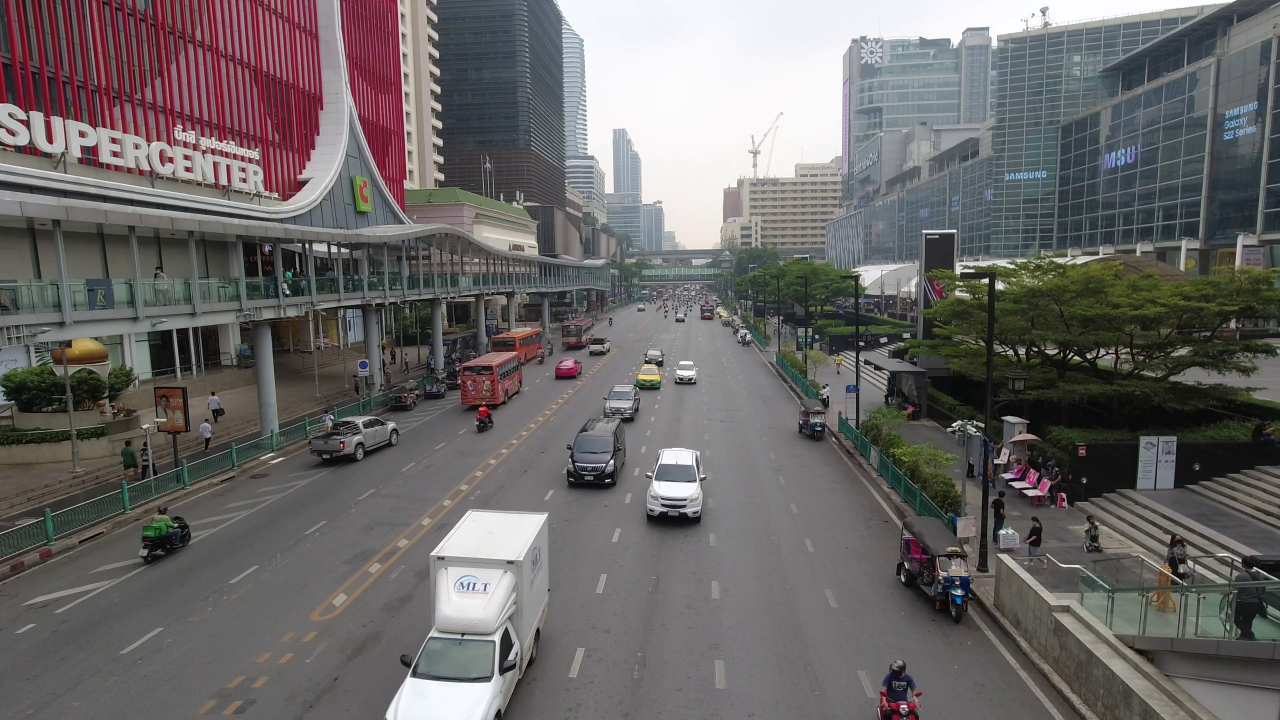
#> input picture frame_5s.jpg, 3840 x 2160 px (shown at 1/3 size)
$ python preprocessing.py --video ../frame_5s.jpg
#> lines starting #> are read from the running program, lines starting #| are printed output that depends on the picture; after the words box and inside, x2 and y2 are one past the last pixel; in counts of white or black regions, pixels touching at a corner belong together
"""Image Processing ก่อนส่งภาพให้ YOLO

1) CLAHE  - เพิ่มความคมชัดในส่วนมืด (เช่น วิดีโอกลางคืน) โดยไม่ทำให้ไฟหน้ารถจ้าขึ้น
2) ROI Mask - ทำให้พื้นที่นอกถนนเป็นสีดำ กันไม่ให้ตรวจจับคนบนทางเท้า

ทั้งสองแบบเปิด/ปิดได้ใน src/detection.py (--clahe / --roi) เพื่อทดลองเทียบผล
"""

import cv2
import numpy as np

# CLAHE: clip_limit ยิ่งสูง ความคมชัดยิ่งเพิ่ม แต่ Noise ก็เพิ่มด้วย, tile = จำนวนช่องที่แบ่งภาพ
DEFAULT_CLIP_LIMIT = 2.0
DEFAULT_TILE_GRID = (8, 8)

# ROI: จุดมุมของพื้นที่ถนน เป็นสัดส่วนของภาพ (x, y) เรียงตามเข็มนาฬิกา
# เลือกจากวิดีโอ cars-on-the-road-11668582.mp4 ให้ครอบถนนทั้งสองทิศ ไม่รวมทางเท้า
DEFAULT_ROI_POLYGON = [
    (0.000, 0.770),  # ซ้ายล่าง ตามแนวรั้วเขียวฝั่งซ้าย
    (0.478, 0.423),  # ซ้ายบน (ไกลกล้อง)
    (0.572, 0.423),  # ขวาบน (ไกลกล้อง)
    (0.768, 0.758),  # ตามแนวรั้วเขียวฝั่งขวา
    (0.842, 1.000),  # ขวาล่าง
    (0.000, 1.000),  # มุมซ้ายล่างของภาพ
]


def apply_clahe(frame, clip_limit=DEFAULT_CLIP_LIMIT, tile_grid=DEFAULT_TILE_GRID):
    """เพิ่มความคมชัดแบบ CLAHE โดยปรับเฉพาะช่องความสว่าง สีจึงไม่เพี้ยน

    แปลง BGR -> LAB (L = ความสว่าง, A/B = สี) แล้วทำ CLAHE กับ L อย่างเดียว
    ถ้าทำกับ B, G, R แยกกันทีละช่อง สีของภาพจะเพี้ยน
    """
    lab = cv2.cvtColor(frame, cv2.COLOR_BGR2LAB)
    l, a, b = cv2.split(lab)
    clahe = cv2.createCLAHE(clipLimit=clip_limit, tileGridSize=tile_grid)
    l = clahe.apply(l)
    return cv2.cvtColor(cv2.merge((l, a, b)), cv2.COLOR_LAB2BGR)


def roi_points(width, height, polygon=DEFAULT_ROI_POLYGON):
    """จุดมุม ROI เป็นพิกเซล สำหรับวาดเส้นขอบบนภาพ"""
    return np.array([(int(x * width), int(y * height)) for x, y in polygon], dtype=np.int32)


def make_roi_mask(width, height, polygon=DEFAULT_ROI_POLYGON, exclude_polygons=()):
    """สร้างหน้ากากขาวดำขนาดเท่าภาพ: พื้นที่ที่ให้โมเดลดู = 255 (ขาว), พื้นที่ที่ไม่สนใจ = 0 (ดำ)

    polygon = พื้นที่ถนนที่ให้ดู (None = ดูทั้งภาพ)
    exclude_polygons = พื้นที่ที่ผู้ใช้วาดให้ไม่สนใจ (ถมดำทับ) วาดได้หลายพื้นที่
    """
    if polygon is None:
        mask = np.full((height, width), 255, dtype=np.uint8)
    else:
        mask = np.zeros((height, width), dtype=np.uint8)
        cv2.fillPoly(mask, [roi_points(width, height, polygon)], 255)
    for poly in exclude_polygons:
        cv2.fillPoly(mask, [roi_points(width, height, poly)], 0)
    return mask


def apply_roi(frame, mask):
    """เก็บเฉพาะพิกเซลในพื้นที่ที่ให้ดู ส่วนอื่นกลายเป็นสีดำ (bitwise AND กับหน้ากาก)"""
    return cv2.bitwise_and(frame, frame, mask=mask)


def shade_outside(frame, mask, strength=0.6):
    """ทำให้พื้นที่ที่ไม่สนใจมืดลงแบบโปร่งแสง ใช้แสดงผลให้คนดู (โมเดลยังได้ภาพดำทึบ)"""
    shaded = frame.copy()
    outside = mask == 0
    shaded[outside] = (frame[outside] * (1 - strength)).astype(np.uint8)
    return shaded


def mean_brightness(frame):
    """ค่าความสว่างเฉลี่ย (ช่อง L ของ LAB, 0-255) ใช้แนะนำว่าควรเปิด CLAHE ไหม"""
    return float(cv2.cvtColor(frame, cv2.COLOR_BGR2LAB)[:, :, 0].mean())


class Preprocessor:
    """รวมขั้นตอน Image Processing ที่เปิด/ปิดได้ สร้างครั้งเดียวต่อวิดีโอ"""

    def __init__(self, width, height, use_clahe=False, use_roi=False,
                 clip_limit=DEFAULT_CLIP_LIMIT, roi_polygon=DEFAULT_ROI_POLYGON, exclude_polygons=()):
        self.use_clahe = use_clahe
        self.use_roi = use_roi
        self.clip_limit = clip_limit
        # หน้ากากสร้างครั้งเดียว ใช้ซ้ำทุกเฟรม เพราะกล้องไม่ขยับ
        self.mask = make_roi_mask(width, height, roi_polygon, exclude_polygons) if use_roi else None
        polygons = ([roi_polygon] if roi_polygon is not None else []) + list(exclude_polygons)
        self.outlines = [roi_points(width, height, p) for p in polygons]

    def enhance(self, frame):
        """ขั้นปรับภาพ (CLAHE) ใช้ทั้งกับภาพที่ส่งให้โมเดลและภาพที่แสดงผล"""
        if self.use_clahe:
            frame = apply_clahe(frame, clip_limit=self.clip_limit)
        return frame

    def for_model(self, enhanced):
        """ภาพที่ส่งให้ YOLO: พื้นที่ที่ไม่สนใจเป็นสีดำทึบ"""
        return apply_roi(enhanced, self.mask) if self.use_roi else enhanced

    def for_display(self, enhanced):
        """ภาพที่แสดงให้คนดู: พื้นที่ที่ไม่สนใจมืดลงแบบโปร่งแสง ยังเห็นถนนด้านหลัง"""
        return shade_outside(enhanced, self.mask) if self.use_roi else enhanced.copy()

    def __call__(self, frame):
        return self.for_model(self.enhance(frame))

    def name(self):
        """ชื่อโหมดสำหรับตั้งชื่อไฟล์ผลลัพธ์ เช่น "clahe_roi" หรือ "none" """
        parts = [p for p, on in (("clahe", self.use_clahe), ("roi", self.use_roi)) if on]
        return "_".join(parts) or "none"


if __name__ == "__main__":
    # สร้างภาพก่อน-หลังจากเฟรมของวิดีโอ ใช้ตรวจตำแหน่ง ROI และดูผล CLAHE
    #   python -m src.preprocessing --video data_video/cars-on-the-road-11668582.mp4 --second 5
    import argparse
    from pathlib import Path

    parser = argparse.ArgumentParser(description="สร้างภาพก่อน-หลัง CLAHE และ ROI")
    parser.add_argument("--video", required=True)
    parser.add_argument("--second", type=float, default=5.0, help="ดึงเฟรมที่วินาทีที่")
    parser.add_argument("--outdir", default="images/preprocessing")
    args = parser.parse_args()

    cap = cv2.VideoCapture(args.video)
    cap.set(cv2.CAP_PROP_POS_MSEC, args.second * 1000)
    ok, frame = cap.read()
#> frame is the input picture: shape (2160, 3840, 3); mean B, G, R 103.1, 103.7, 106.8
    cap.release()
    if not ok:
        raise SystemExit(f"อ่านเฟรมจาก {args.video} ไม่ได้")

    h, w = frame.shape[:2]
#> h = 2160; w = 3840
    outdir = Path(args.outdir)
    outdir.mkdir(parents=True, exist_ok=True)
    stem = Path(args.video).stem

    roi_outline = frame.copy()
    cv2.polylines(roi_outline, [roi_points(w, h)], True, (0, 255, 0), max(2, w // 640))

    outputs = {
        "original": frame,
        "clahe": apply_clahe(frame),
        "roi_outline": roi_outline,
        "roi": apply_roi(frame, make_roi_mask(w, h)),
    }
#> in apply_clahe, `lab = cv2.cvtColor(frame, cv2.COLOR_BGR2LAB)`: lab: shape (2160, 3840, 3); mean of channels 0, 1, 2 110.7, 129.2, 129.2
#> in apply_clahe, `l, a, b = cv2.split(lab)`:
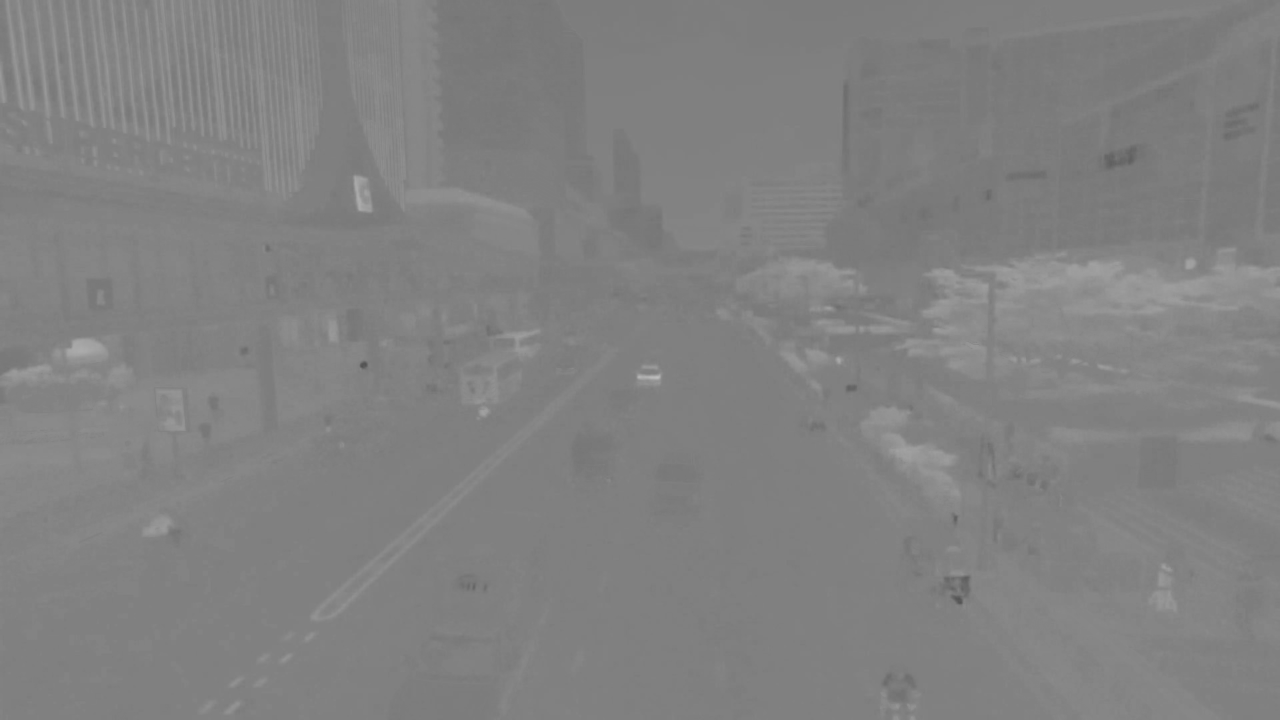
#> b: shape (2160, 3840) (shown at 1/3 size); min 79, max 191, mean 129.2
#> in apply_clahe, `l = clahe.apply(l)`:
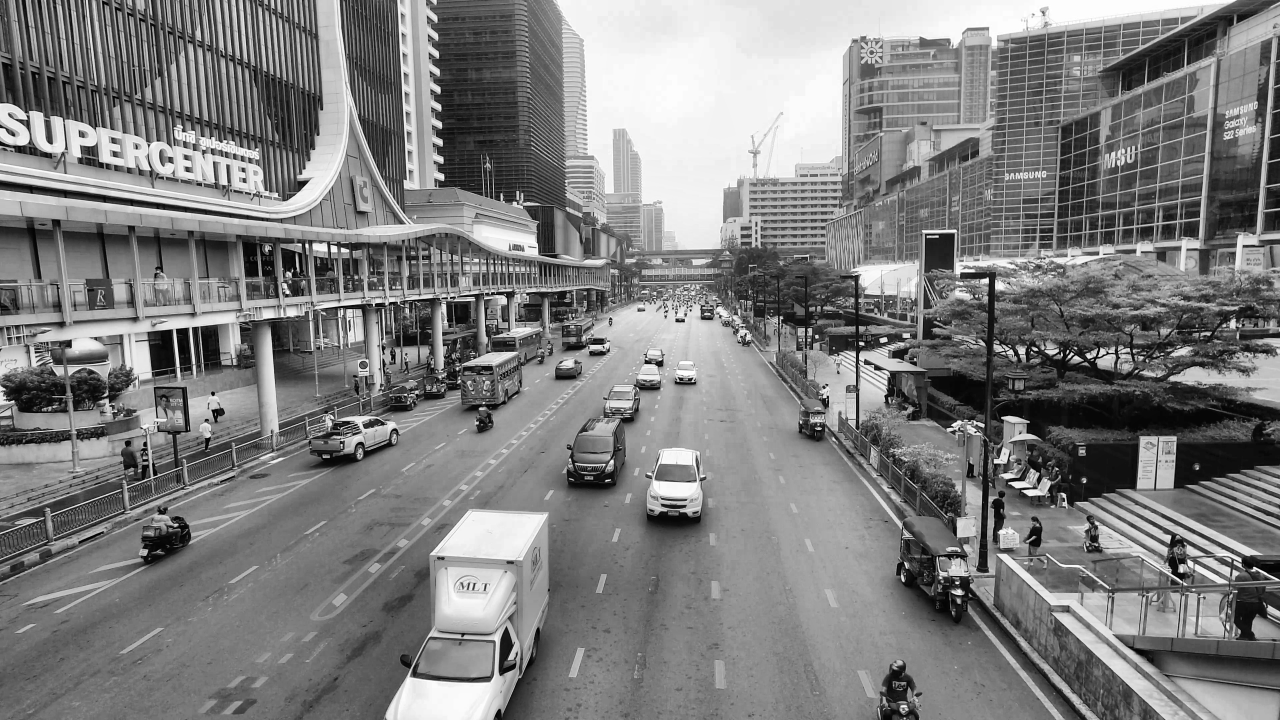
#> l: shape (2160, 3840) (shown at 1/3 size); min 0, max 255, mean 126.6
#> in make_roi_mask, `mask = np.zeros((height, width), dtype=np.uint8)`: mask: shape (2160, 3840); every value is 0
#> in make_roi_mask, `cv2.fillPoly(mask, [roi_points(width, height, polygon)], 255)`:
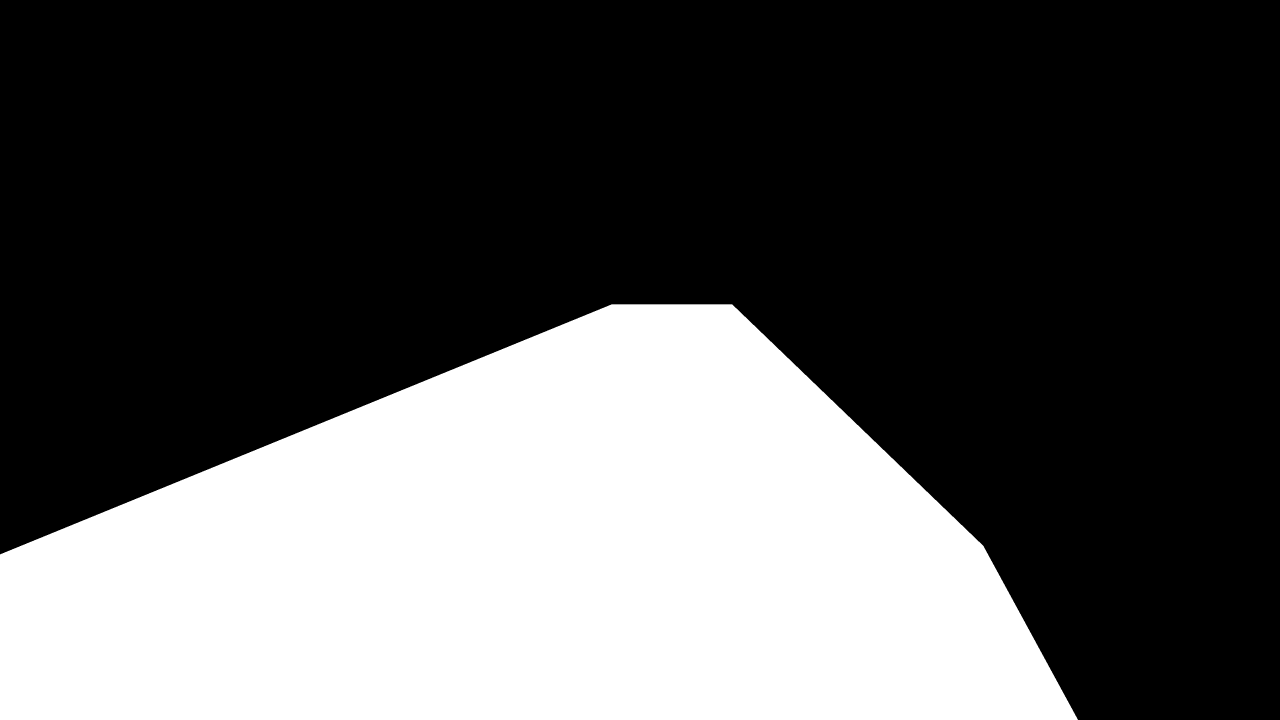
#> mask: shape (2160, 3840) (shown at 1/3 size); 33.7% white; 1 white region, box (x1, y1, x2, y2) and area: (0, 913, 3234, 2160) 2791468
#> in apply_roi, `return cv2.bitwise_and(frame, frame, mask=mask)`:
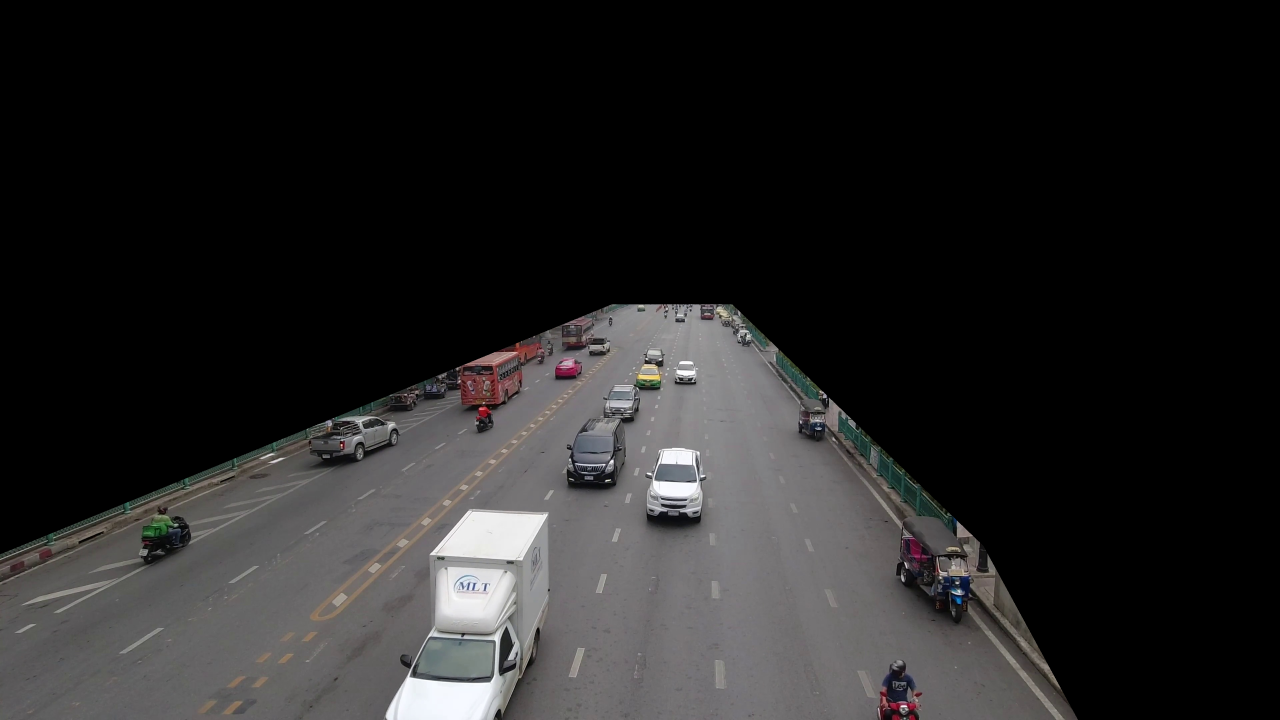
#> returned value: shape (2160, 3840, 3) (shown at 1/3 size); mean of channels 0, 1, 2 36.2, 36.2, 36.9; drawn as B, G, R
    for name, img in outputs.items():
        # ย่อเหลือกว้าง 1920 ให้ไฟล์ไม่ใหญ่เกินไปสำหรับใส่รายงาน
        small = cv2.resize(img, (1920, int(h * 1920 / w))) if w > 1920 else img
        path = outdir / f"{stem}_{name}.jpg"
        cv2.imwrite(str(path), small)
        print("saved", path)
#> this loop made 4 passes
#> name on passes 1 to 4: 'original', 'clahe', 'roi_outline', 'roi'
#| saved images/preprocessing/frame_5s_original.jpg
#| saved images/preprocessing/frame_5s_clahe.jpg
#| saved images/preprocessing/frame_5s_roi_outline.jpg
#| saved images/preprocessing/frame_5s_roi.jpg
